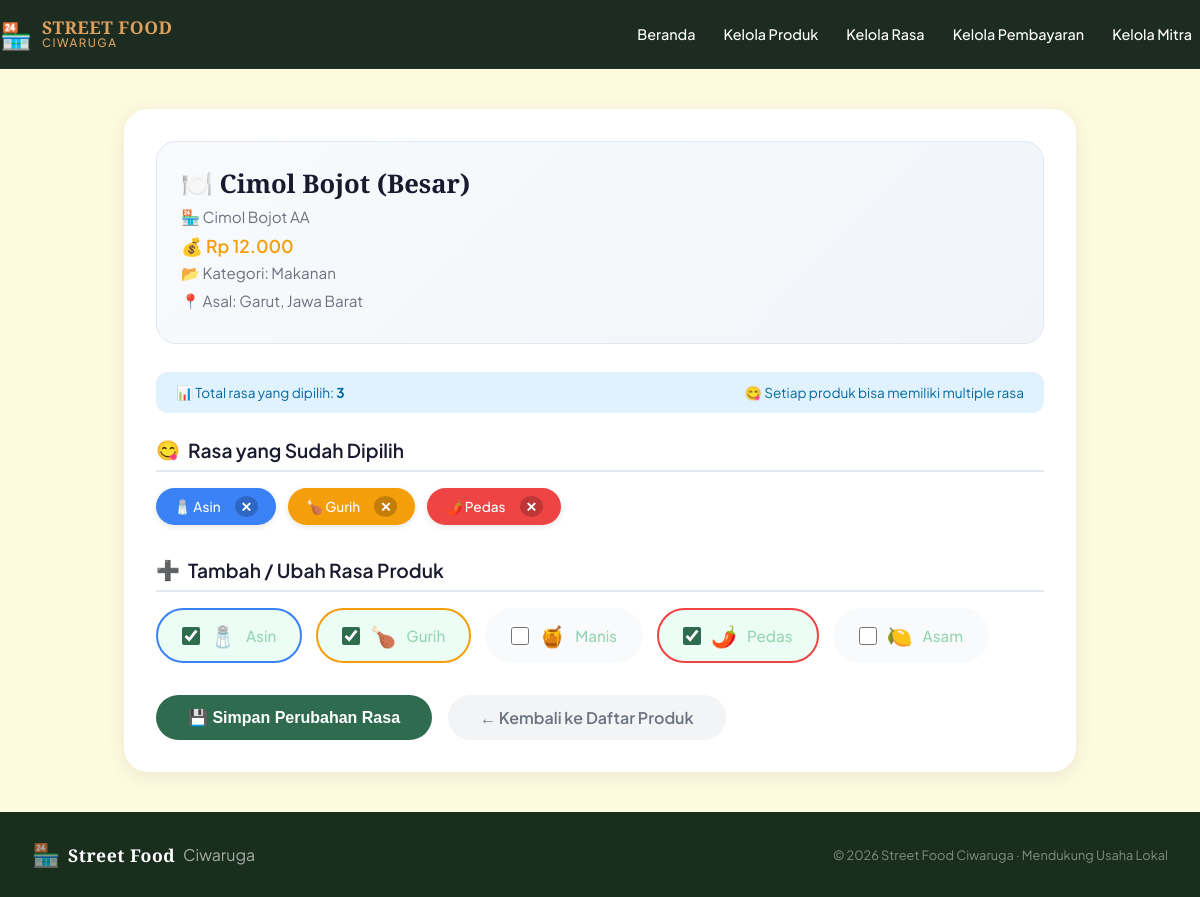
The app's page /relasi_produk_rasa.php?id_produk=2 with its own data.
### tables this page shows
CREATE TABLE `produk` (
  `id_produk` int(11) NOT NULL,
  `id_umkm` int(11) NOT NULL,
  `nama_produk` varchar(100) NOT NULL,
  `harga` decimal(10,2) NOT NULL,
  `kategori_produk` varchar(50) NOT NULL,
  `asal_daerah` varchar(100) DEFAULT NULL
);

CREATE TABLE `umkm` (
  `id_umkm` int(11) NOT NULL,
  `nama_umkm` varchar(100) NOT NULL,
  `lokasi` text NOT NULL,
  `foto` varchar(255) DEFAULT NULL,
  `nomor_kontak` varchar(20) DEFAULT NULL,
  `status_halal` enum('Halal Bersertifikat','Halal Belum Bersertifikat','Non-Halal') NOT NULL,
  `no_sertifikat` varchar(100) DEFAULT NULL,
  `lembaga_penerbit` varchar(100) DEFAULT NULL,
  `tanggal_terbit` date DEFAULT NULL
);

CREATE TABLE `kategori_rasa` (
  `id_rasa` int(11) NOT NULL,
  `jenis_rasa` varchar(50) NOT NULL
);

### relasi_produk_rasa.php (the view, shortened to what this page needs)
<?php
require_once 'koneksi.php';
$id_produk = isset($_GET['id_produk']) ? (int)$_GET['id_produk'] : 0;
$queryProduk = "SELECT p.*, u.nama_umkm
                FROM produk p
                JOIN umkm u ON p.id_umkm = u.id_umkm
                WHERE p.id_produk = $id_produk";
$resultProduk = mysqli_query($koneksi, $queryProduk);
$produk = mysqli_fetch_assoc($resultProduk);
$queryRasa = "SELECT * FROM kategori_rasa ORDER BY id_rasa";
$resultRasa = mysqli_query($koneksi, $queryRasa);
$queryRasaProduk = "SELECT id_rasa FROM produk_rasa WHERE id_produk = $id_produk";
$resultRasaProduk = mysqli_query($koneksi, $queryRasaProduk);
$rasaTerpilih = [];
while ($row = mysqli_fetch_assoc($resultRasaProduk)) {
    $rasaTerpilih[] = $row['id_rasa'];
}
$emojiRasa = [
    'Asin' => '🧂',
    'Gurih' => '🍗',
    'Manis' => '🍯',
    'Pedas' => '🌶️',
    'Asam' => '🍋',
];
$colorRasa = [
    'Asin' => '#3b82f6',
    'Gurih' => '#f59e0b',
    'Manis' => '#ec4899',
    'Pedas' => '#ef4444',
    'Asam' => '#22c55e',
];
?>
<!DOCTYPE html>
<html lang="id">
<head>
  <link rel="stylesheet" href="style.css">
</head>
<body>
  <header class="navbar">
    <div class="nav-inner">
      <div class="brand">
        <span class="brand-icon">🏪</span>
        <div class="brand-text">
          <span class="brand-name">STREET FOOD</span>
          <span class="brand-sub">Ciwaruga</span>
        </div>
      </div>
      <nav class="nav-links">
        <a href="index.php">Beranda</a>
        <a href="produk.php">Kelola Produk</a>
        <a href="kategori_rasa.php">Kelola Rasa</a>
        <a href="bayar.php">Kelola Pembayaran</a>
        <a href="mitra.php">Kelola Mitra</a>
      </nav>
    </div>
  </header>
  <div class="container">
    <div class="card">
      <div class="product-info">
        <div class="product-name">🍽️ <?= htmlspecialchars($produk['nama_produk']) ?></div>
        <div class="product-umkm">🏪 <?= htmlspecialchars($produk['nama_umkm']) ?></div>
        <div class="product-price">💰 Rp <?= number_format($produk['harga'], 0, ',', '.') ?></div>
        <div class="product-umkm">📂 Kategori: <?= htmlspecialchars($produk['kategori_produk']) ?></div>
        <?php if ($produk['asal_daerah']): ?>
        <div class="product-umkm">📍 Asal: <?= htmlspecialchars($produk['asal_daerah']) ?></div>
        <?php endif; ?>
      </div>
      <div class="stats-info">
        <span>📊 Total rasa yang dipilih: <strong><?= count($rasaTerpilih) ?></strong></span>
        <span>😋 Setiap produk bisa memiliki multiple rasa</span>
      </div>
      <div>
        <div class="section-title">
          <span>😋</span> Rasa yang Sudah Dipilih
        </div>
        <div class="selected-rasa-list">
          <?php if (empty($rasaTerpilih)): ?>
          <div class="empty-rasa">
            Belum ada rasa yang dipilih untuk produk ini.<br>
            Silakan pilih rasa di bawah.
          </div>
          <?php else: ?>
          <?php
                        mysqli_data_seek($resultRasa, 0);
                        while ($rasa = mysqli_fetch_assoc($resultRasa)):
                            if (in_array($rasa['id_rasa'], $rasaTerpilih)):
                                $emoji = $emojiRasa[$rasa['jenis_rasa']] ?? '😋';
                                $color = $colorRasa[$rasa['jenis_rasa']] ?? '#6b7280';
                        ?>
          <div class="rasa-badge" style="background: <?= $color ?>;">
            <?= $emoji ?> <?= htmlspecialchars($rasa['jenis_rasa']) ?>
            <a href="?id_produk=<?= $id_produk ?>&hapus_rasa=1&id_rasa=<?= $rasa['id_rasa'] ?>" class="remove"
              onclick="return confirm('Hapus rasa <?= htmlspecialchars($rasa['jenis_rasa']) ?> dari produk ini?')"
              style="color: white; text-decoration: none;">✕</a>
          </div>
          <?php
                            endif;
                        endwhile;
                        ?>
          <?php endif; ?>
        </div>
      </div>
      <form method="POST" action="" style="margin-top: 32px;">
        <div class="section-title">
          <span>➕</span> Tambah / Ubah Rasa Produk
        </div>
        <div class="rasa-grid">
          <?php
                    mysqli_data_seek($resultRasa, 0);
                    while ($rasa = mysqli_fetch_assoc($resultRasa)):
                        $isChecked = in_array($rasa['id_rasa'], $rasaTerpilih);
                        $emoji = $emojiRasa[$rasa['jenis_rasa']] ?? '😋';
                        $color = $colorRasa[$rasa['jenis_rasa']] ?? '#6b7280';
                    ?>
          <label class="rasa-checkbox <?= $isChecked ? 'selected' : '' ?>"
            style="border-color: <?= $isChecked ? $color : 'transparent' ?>;">
            <input type="checkbox" name="rasa_ids[]" value="<?= $rasa['id_rasa'] ?>" <?= $isChecked ? 'checked' : '' ?>>
            <span class="rasa-emoji"><?= $emoji ?></span>
            <span class="rasa-label"><?= htmlspecialchars($rasa['jenis_rasa']) ?></span>
          </label>
          <?php endwhile; ?>
        </div>
        <div class="form-actions">
          <button type="submit" class="btn-save">
            💾 Simpan Perubahan Rasa
          </button>
          <a href="produk.php" class="btn-back">
            ← Kembali ke Daftar Produk
          </a>
        </div>
      </form>
    </div>
  </div>
  <footer class="footer">
    <div class="footer-inner">
      <div class="footer-brand">
        <span class="brand-icon">🏪</span>
        <span class="brand-name"> Street Food</span> Ciwaruga
      </div>
      <p class="footer-copy">© 2026 Street Food Ciwaruga · Mendukung Usaha Lokal</p>
    </div>
  </footer>
</body>
</html>

### style.css (style rules this page uses)
*, *::before, *::after { box-sizing: border-box; margin: 0; padding: 0; }
:root { --hijau:#2e6b4f; --hijau-muda:#52b788; --hijau-terang:#95d5b2; --krem:#fefae0; --kuning:#dda15e; --coklat:#bc6c25; --putih:#ffffff; --abu:#6b7280; --gelap:#1a2e1e; --radius-sm: 8px; --radius-md: 16px; --radius-lg: 24px; --radius-xl: 40px; --shadow-sm: 0 2px 8px rgba(45,106,79,.10); --shadow-md: 0 6px 24px rgba(45,106,79,.15); --shadow-lg: 0 16px 48px rgba(45,106,79,.20); }
html { scroll-behavior: smooth; }
body { font-family: 'Plus Jakarta Sans', sans-serif; background: var(--krem); color: var(--hijau-terang); overflow-x:visible; }
.navbar { position:relative; top: 0; z-index: 100; background: rgba(9, 27, 16, 0.92); backdrop-filter: blur(12px); border-bottom: 1px solid rgba(45,106,79,.12); }
.nav-inner { max-width: 1200px; margin: auto; padding: 0px; height: 68px; display: flex; align-items: center; gap: 8px; }
.brand { display: flex; align-items: center; gap: 10px; text-decoration: none; flex-shrink: 0; }
.brand-icon { font-size: 1.6rem; }
.brand-text { display: flex; flex-direction: column; line-height: 1.1; }
.brand-name { font-family: 'Playfair Display', serif; font-weight: 900; font-size: 1.1rem; color: var(--kuning); letter-spacing: .5px; }
.brand-sub { font-size: .72rem; font-weight: 500; color: var(--kuning); letter-spacing: 1.5px; text-transform: uppercase; }
.nav-links { display: flex; gap: 28px; margin-left: auto; }
.nav-links a { text-decoration: none; font-size: .9rem; font-weight: 500; color: var(--putih); transition: color .2s; }
.footer { background: var(--gelap); color: rgba(255,255,255,.6); }
.footer-inner { max-width: 1200px; margin:0 auto; padding: 28px 32px; display: flex; align-items: center; justify-content: space-between; }
.footer .brand-name { color: var(--putih); }
.footer .brand-icon { font-size: 1.4rem; }
.footer-brand { display: flex; align-items: center; gap: 8px; }
.footer-copy { font-size: .8rem; color: rgba(255,255,255,.45); }
.product-name { font-family: 'Plus Jakarta Sans', sans-serif; font-weight: 600; color: #1a1a2e; font-size: 0.95rem; margin-bottom: 4px; }
.product-umkm { font-family: 'Plus Jakarta Sans', sans-serif; font-size: 0.78rem; color: #6b7280; margin-bottom: 8px; }

### records on screen
produk: nama_produk "Cimol Bojot (Besar)", id_umkm.nama_umkm "Cimol Bojot AA", harga "12.000", kategori_produk "Makanan", asal_daerah "Garut, Jawa Barat"
kategori_rasa: jenis_rasa "🧂", jenis_rasa "Asin", id_rasa "☑"
kategori_rasa: jenis_rasa "🍗", jenis_rasa "Gurih", id_rasa "☑"
kategori_rasa: jenis_rasa "🌶️", jenis_rasa "Pedas", id_rasa "☑"
kategori_rasa: jenis_rasa "🍯", jenis_rasa "Manis"
kategori_rasa: jenis_rasa "🍋", jenis_rasa "Asam"

### other values on screen
count($rasaTerpilih) "3"
